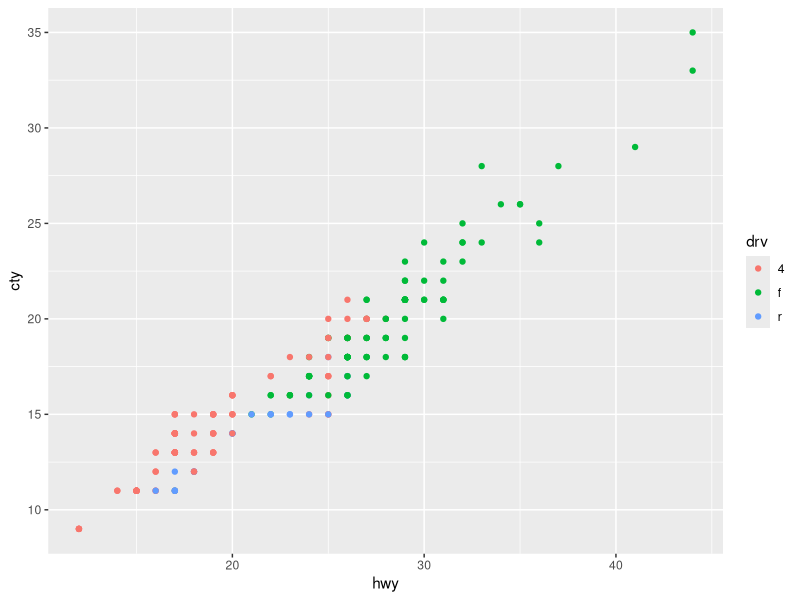

The R script that drew this image:
## ---- chunk 1
library(ggplot2)
ggplot(mpg, aes(hwy, cty, color = drv)) +
    geom_point()
